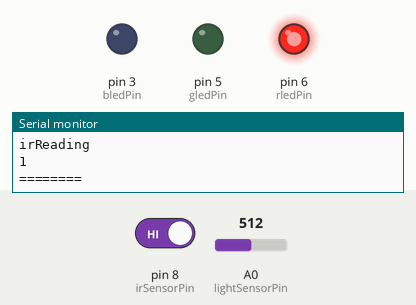
A sketch run on a simulated Arduino Uno, built with avr-gcc and run on an emulated ATmega328P. Parts: output pins drawn as LEDs (lit = HIGH), the last lines printed to the serial monitor. Inputs (shaded band) come from the test bench; at power-on: A0 (lightSensorPin) = 512, pin 8 (irSensorPin) HIGH.

Above: at 1.8 s.
1.9 s: A0 (lightSensorPin) set to 104
At 2.8 s:
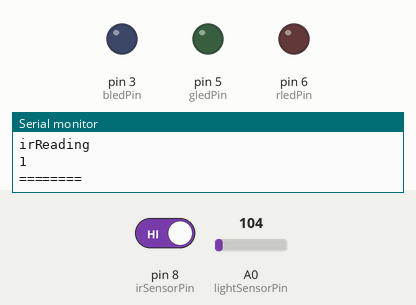
At 3.8 s:
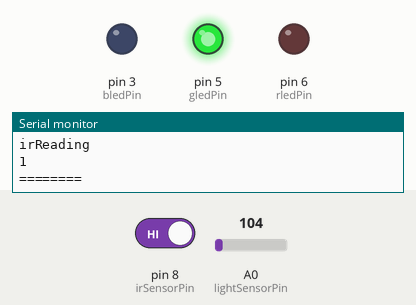
6.0 s: A0 (lightSensorPin) set to 90
Timing chart, 0 to 13.5 s (numbered marks = the images above; inputs shaded):
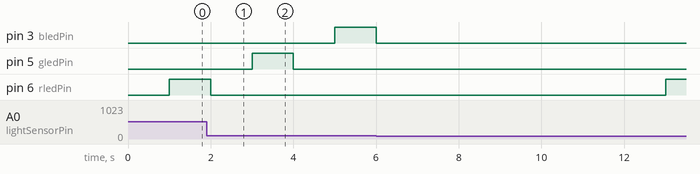

The sketch:

Self_LED.ino
```cpp
#define rledPin 6//RGB引脚
#define gledPin  5
#define bledPin  3
#define irSensorPin 8//红外人体感应模块信号输出
#define lightSensorPin A0//光敏电阻分压电路信号输出

int ledR = 0;//led亮度
int ledG = 0;
int ledB = 0;

bool irReading;
int lightReading;
int ledColorIndex;


void setup() {
  // put your setup code here, to run once:
  pinMode(rledPin,OUTPUT);  //pinMode(6,OUTPUT);
  pinMode(gledPin,OUTPUT);
  pinMode(bledPin,OUTPUT);
  pinMode(irSensorPin,INPUT);

  Serial.begin(9600);
  Serial.println("hello:");
}

void loop() {
  // put your main code here, to run repeatedly:
  lightReading = analogRead(lightSensorPin);  //测试光敏电阻
  delay(500);
  irReading = digitalRead(irSensorPin);  //测试红外
  delay(500);
  rgbLedTest();                          //测试LED

  Serial.println("___");
  Serial.println("lightReading = ");Serial.println(lightReading);
  Serial.println("irReading");Serial.println(irReading);
  Serial.println("========");


}

void rgbLedTest()
{
  ledColorIndex++;
  switch (ledColorIndex)
    {
      case 1:
      redTest();
      break;

      case 2:
      blackTest();
      break;

      case 3:
      greenTest();
      break;

      case 4:
      blackTest();
      break;

      case 5:
      blueTest();
      break;

      case 6:
      blackTest();
      break;
      }
      if (ledColorIndex == 12) ledColorIndex = 0; //led测试循环
  }
void redTest(){  //测试红色LED
  digitalWrite(rledPin, HIGH);
  digitalWrite(gledPin, LOW);
  digitalWrite(bledPin, LOW);
}

void greenTest(){  //测试绿色LED
  digitalWrite(rledPin, LOW);
  digitalWrite(gledPin, HIGH);
  digitalWrite(bledPin, LOW);
}

void blueTest(){  //测试蓝色LED
  digitalWrite(rledPin, LOW);
  digitalWrite(gledPin, LOW);
  digitalWrite(bledPin, HIGH);
}

void blackTest(){ //LED熄灭
  digitalWrite(rledPin, LOW);
  digitalWrite(gledPin, LOW);
  digitalWrite(bledPin, LOW);
}
```
